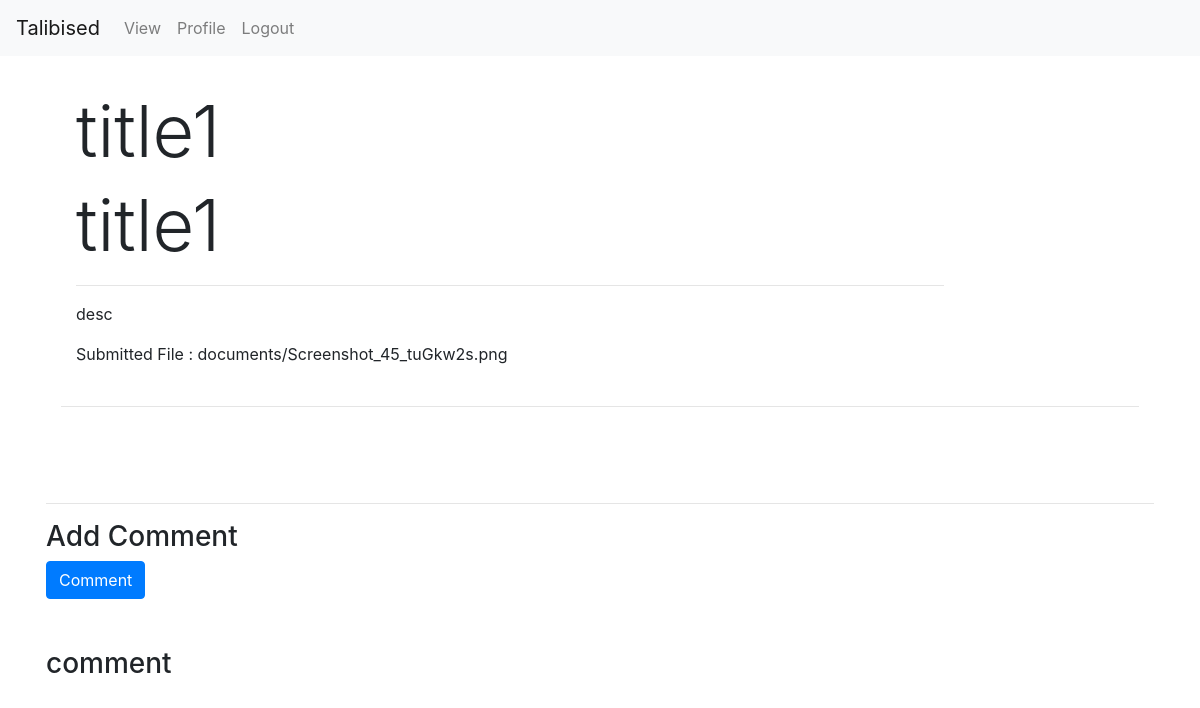
The app's page /submit-project-student/1/ (signed in) with its own data.
### users/models.py (models this page shows, shortened)
class Project(models.Model):
    subject_name = models.CharField(max_length=50, choices=CourseType)
    project_name = models.CharField(max_length=50)
    due_date = models.DateTimeField()
    posted_date = models.DateField(auto_now_add=True)
    project_desc = models.TextField()
    max_marks = models.IntegerField(default=100)
    created_by = models.ForeignKey(CustomUser, on_delete=models.CASCADE, related_name='professor')
    allotted_ta = models.ForeignKey(CustomUser, on_delete=models.CASCADE, related_name='ta', null=True)
    document = models.FileField(upload_to="document", null=True, blank=True)

class Submission(models.Model):
    project_id = models.ForeignKey(Project, on_delete=models.CASCADE)
    student_id = models.ForeignKey(CustomUser, on_delete=models.CASCADE)
    submitted_date = models.DateField(auto_now_add=True)
    submitted_time = models.TimeField(auto_now_add=True)
    submitted_on_time = models.BooleanField(default=True)
    marks_alloted = models.IntegerField(default=0)
    submission_file = models.FileField(upload_to='documents', null=True)
    is_submitted = models.BooleanField(default=False)
    is_checked = models.BooleanField(default=False)

### users/views.py (the view, shortened to what this page needs)
# urls.py: path('submit-project-student/<int:pk>/', StudentProjectSubmissionView, name='users-submit-project-student'),
def StudentProjectSubmissionView(request, pk):
    if request.method == 'POST' and 'submit_project' in request.POST:
        project = Project.objects.get(pk=pk)
        print(project)
        form = StudentProjectSubmission(request.POST, request.FILES)
        if form.is_valid():
            submission_file = form.cleaned_data.get('submission_file')
            submission = Submission(student_id=request.user, submission_file=submission_file,
                                    project_id=Project.objects.get(pk=pk), is_submitted=True)
            submission.save()
            submission.is_checked = True
            return HttpResponseRedirect('/success')
        else:
            print('hello')
            form = StudentProjectSubmission()
        return render(request, "users/usersubmitproject.html",
                      {'form': form, 'project': project, })
    elif request.method == 'GET':
        print("Ok")
        form = StudentProjectSubmission()
        project = Project.objects.get(pk=pk)
        try:
            submission = Submission.objects.get(project_id=pk, student_id=request.user)
        except:
            submission = Submission()
        return render(request, "users/usersubmitproject.html",
                      {'form': form, 'project': project, 'submission': submission, })

### users/templates/users/usersubmitproject.html (shortened to what this page needs)
{% extends "users/base.html" %}
{% block content %}
<div class="container">
    <div class="col-12 col-sm-6 col-md-10">
        <h1 class="display-3">{{project.project_name}}</h1>
<h1 class="display-3">{{project.project_name}}</h1>
        <hr>
        <p>{{project.project_desc}}</p>
        {% if request.user.is_authenticated and request.user.userType == 'student' and submission.is_submitted %}
        <h10 class="display-5"> Submitted File : {{ submission.submission_file }} </h10>
        {% endif %}
        <br/>
        <br/>
    </div>
    <hr/>
</div>
<br>
{% if request.user.is_authenticated and request.user.userType == 'student' %}
<div class="card-body">
</div>
    {% endif %}
    <hr>
    <h3>Add Comment</h3>
    <form method="post" action="">
        <button type="submit" name='comment_submit' class="btn btn-primary">Comment</button>
    </form>
    {% with comments.count as total_comments %}
    <h3 class="mt-5">
        {{ total_comments }} comment{{ total_comments|pluralize }}
    </h3>
    {% endwith %}
    {% endblock content %}

### records on screen
Project: project_name "title1", project_desc "desc"
Submission: submission_file "documents/Screenshot_45_tuGkw2s.png"
